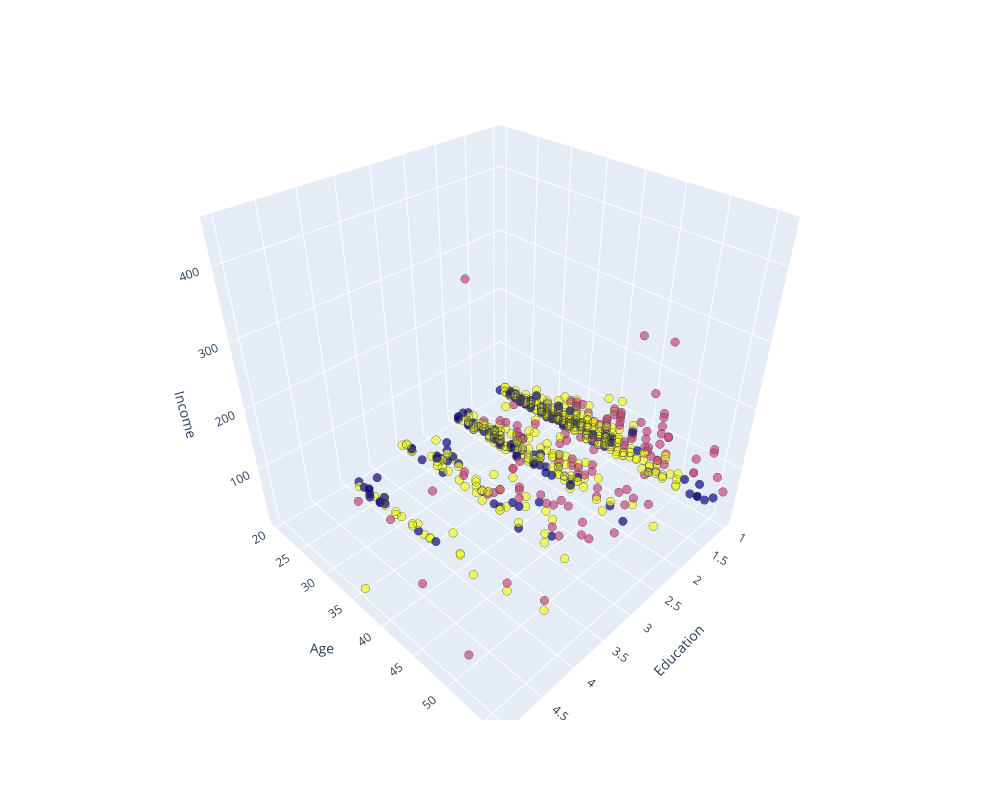

Notebook source saved alongside this figure:
### Markdown cell above
We can also see this distribution in 3 dimensions for better understanding. Here, the `education` parameter will represent the third axis instead of the marker size.

### Code cell
# Create interactive 3D scatter plot
fig = px.scatter_3d(X, x=1, y=0, z=3, opacity=0.7, color=labels.astype(float))

fig.update_traces(marker=dict(size=5, line=dict(width=.25)), showlegend=False)
fig.update_layout(coloraxis_showscale=False, width=1000, height=800, scene=dict(
    xaxis = dict(title='Education'),
    yaxis = dict(title='Age'),
    zaxis = dict(title='Income')
))

fig.show()

### Figure 1 — Plotly figure (JSON) as saved in the notebook; plotly's stock layout.template omitted (floating-point values rounded to 4 significant figures; data arrays with more than 128 entries replaced by an {"elided": "..."} marker saying what was removed)
{"data": [{"hovertemplate": "1=%{x}<br>0=%{y}<br>3=%{z}<br>color=%{marker.color}<extra></extra>", "legendgroup": "", "marker": {"color": {"elided": "700 float values"}, "coloraxis": "coloraxis", "line": {"width": 0.25}, "opacity": 0.7, "size": 5, "symbol": "circle"}, "mode": "markers", "name": "", "scene": "scene", "showlegend": false, "type": "scatter3d", "x": {"elided": "700 float values"}, "y": {"elided": "700 float values"}, "z": {"elided": "700 float values"}}], "layout": {"coloraxis": {"colorbar": {"title": {"text": "color"}}, "colorscale": [[0, "#0d0887"], [0.1111, "#46039f"], [0.2222, "#7201a8"], [0.3333, "#9c179e"], [0.4444, "#bd3786"], [0.5556, "#d8576b"], [0.6667, "#ed7953"], [0.7778, "#fb9f3a"], [0.8889, "#fdca26"], [1, "#f0f921"]], "showscale": false}, "height": 800, "legend": {"tracegroupgap": 0}, "margin": {"t": 60}, "scene": {"domain": {"x": [0, 1], "y": [0, 1]}, "xaxis": {"title": {"text": "Education"}}, "yaxis": {"title": {"text": "Age"}}, "zaxis": {"title": {"text": "Income"}}}, "width": 1000}}
